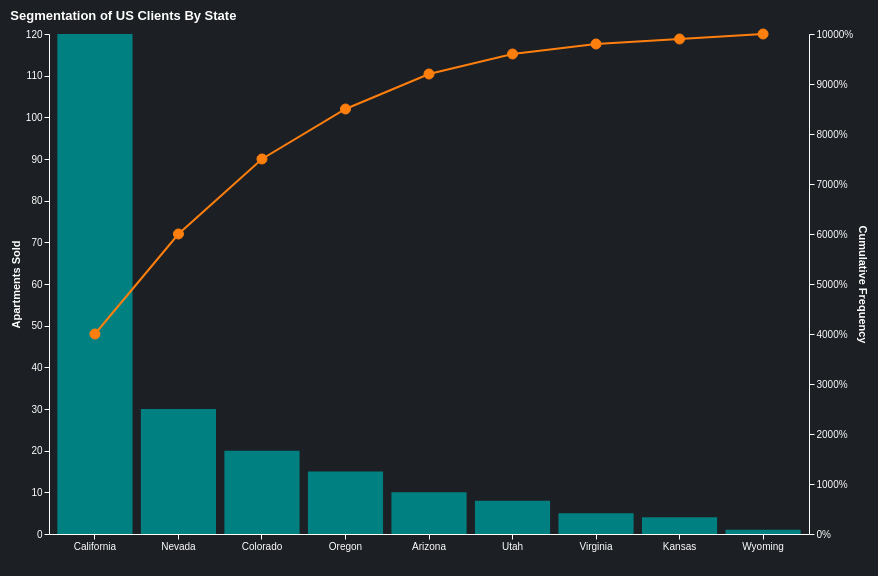

Vega-Lite specification stored for this chart:
### Vega specification from a JSON file in a GitHub repository (floating-point values rounded to 4 significant figures)
{"$schema": "https://vega.github.io/schema/vega/v5.json", "title": {"text": "Segmentation of US Clients By State", "subtitleFontStyle": "italic", "subtitleFontSize": 10, "anchor": "start", "color": "white", "subtitleColor": "white"}, "width": 760, "height": 500, "padding": 10, "background": "#1C1F24", "data": [{"name": "table", "values": [{"state": "California", "sold": 120, "cumulative": 40}, {"state": "Nevada", "sold": 30, "cumulative": 60}, {"state": "Colorado", "sold": 20, "cumulative": 75}, {"state": "Oregon", "sold": 15, "cumulative": 85}, {"state": "Arizona", "sold": 10, "cumulative": 92}, {"state": "Utah", "sold": 8, "cumulative": 96}, {"state": "Virginia", "sold": 5, "cumulative": 98}, {"state": "Kansas", "sold": 4, "cumulative": 99}, {"state": "Wyoming", "sold": 1, "cumulative": 100}]}], "scales": [{"name": "xscale", "type": "band", "domain": {"data": "table", "field": "state"}, "range": "width", "padding": 0.1}, {"name": "yscale", "type": "linear", "domain": {"data": "table", "field": "sold"}, "range": "height", "nice": true}, {"name": "y2scale", "type": "linear", "domain": [0, 100], "range": "height"}], "axes": [{"orient": "bottom", "scale": "xscale", "title": "", "grid": false, "encode": {"domain": {"update": {"stroke": {"value": "white"}}}, "ticks": {"update": {"stroke": {"value": "white"}}}, "labels": {"update": {"fill": {"value": "white"}}}}}, {"orient": "left", "scale": "yscale", "title": "Apartments Sold", "grid": false, "encode": {"domain": {"update": {"stroke": {"value": "white"}}}, "ticks": {"update": {"stroke": {"value": "white"}}}, "labels": {"update": {"fill": {"value": "white"}}}, "title": {"update": {"fill": {"value": "white"}}}}}, {"orient": "right", "scale": "y2scale", "title": "Cumulative Frequency", "format": "%", "grid": false, "encode": {"domain": {"update": {"stroke": {"value": "white"}}}, "ticks": {"update": {"stroke": {"value": "white"}}}, "labels": {"update": {"fill": {"value": "white"}}}, "title": {"update": {"fill": {"value": "white"}}}}}], "marks": [{"type": "rect", "from": {"data": "table"}, "encode": {"enter": {"x": {"scale": "xscale", "field": "state"}, "width": {"scale": "xscale", "band": 1}, "y": {"scale": "yscale", "field": "sold"}, "y2": {"scale": "yscale", "value": 0}, "fill": {"value": "#008080"}}, "update": {"tooltip": {"signal": "{'State': datum.state, 'Sold': datum.sold}"}}}}, {"type": "line", "from": {"data": "table"}, "encode": {"enter": {"x": {"scale": "xscale", "field": "state", "band": 0.5}, "y": {"scale": "y2scale", "field": "cumulative"}, "stroke": {"value": "#FF7F0E"}, "strokeWidth": {"value": 2}}}}, {"type": "symbol", "from": {"data": "table"}, "encode": {"enter": {"x": {"scale": "xscale", "field": "state", "band": 0.5}, "y": {"scale": "y2scale", "field": "cumulative"}, "size": {"value": 100}, "stroke": {"value": "#FF7F0E"}, "fill": {"value": "#FF7F0E"}}, "update": {"tooltip": {"signal": "{'State': datum.state, 'Cumulative Frequency': datum.cumulative + '%'}"}}}}]}
